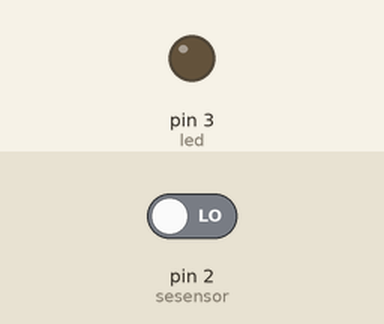
Simulated run of this sketch. Board: Arduino Uno, built with avr-gcc and run on an emulated ATmega328P. Parts: output pins drawn as LEDs (lit = HIGH). Inputs (shaded band) come from the test bench; at power-on: pin 2 (sesensor) LOW.

Above: at 1.2 s.
1.3 s: pin 2 (sesensor) driven HIGH
At 1.7 s:
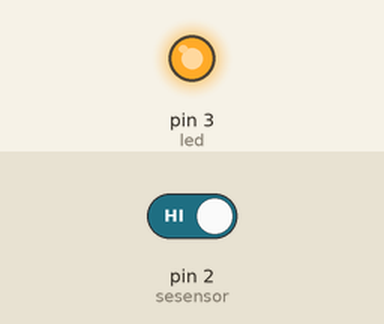
2.8 s: pin 2 (sesensor) driven LOW
At 4.1 s:
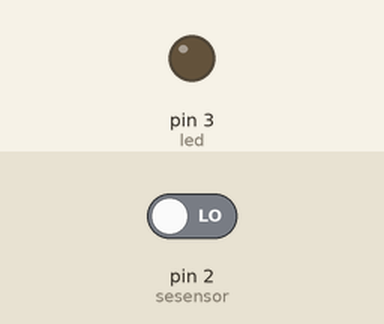
Timing chart, 0 to 5.8 s (numbered marks = the images above; inputs shaded):
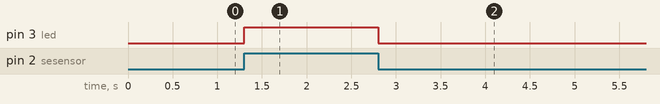

Measured:
- after the input at 1.3 s, pin 3 (led): LOW → HIGH at once
- after the input at 2.8 s, pin 3 (led): HIGH → LOW at once

The sketch:

ses_sensor.ino
```cpp
int sesensor=2;
int led=3;
int sensordurum=0;
void setup() {
 pinMode(sesensor,INPUT);
 pinMode(led,OUTPUT);


}

void loop() {
 sensordurum=digitalRead(sesensor);
 if(sensordurum==1)
 {
  digitalWrite(led,HIGH);
 }
 else
 {
  digitalWrite(led,LOW);

 }

}
```
